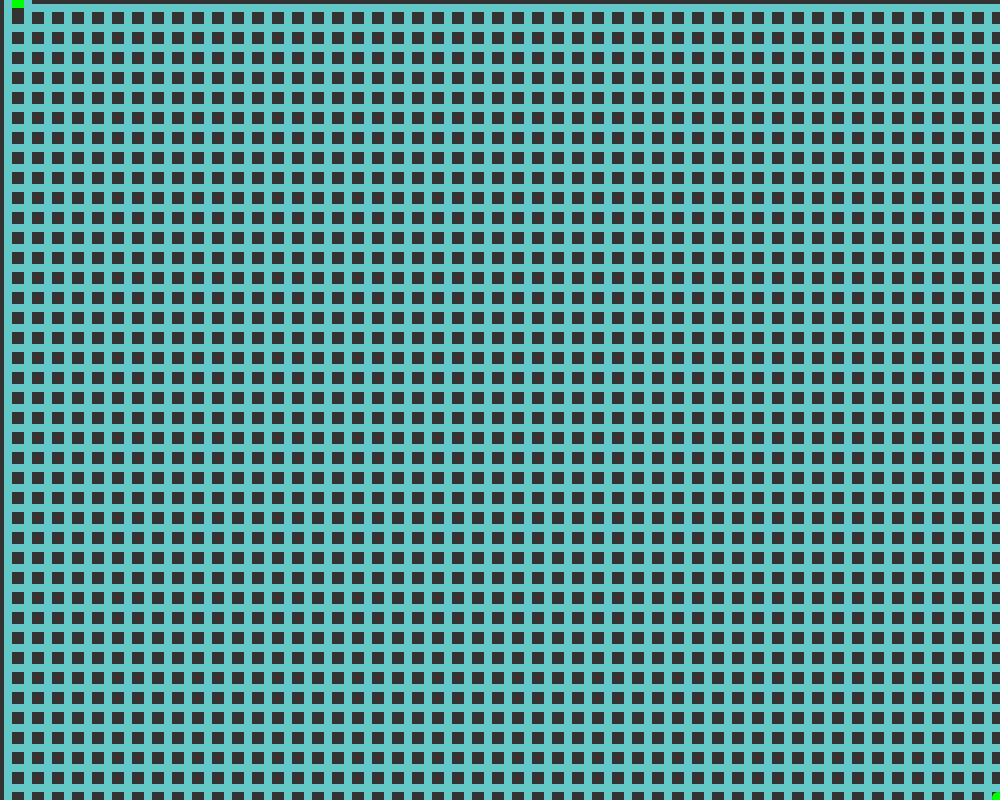
Frame 1 (no input)
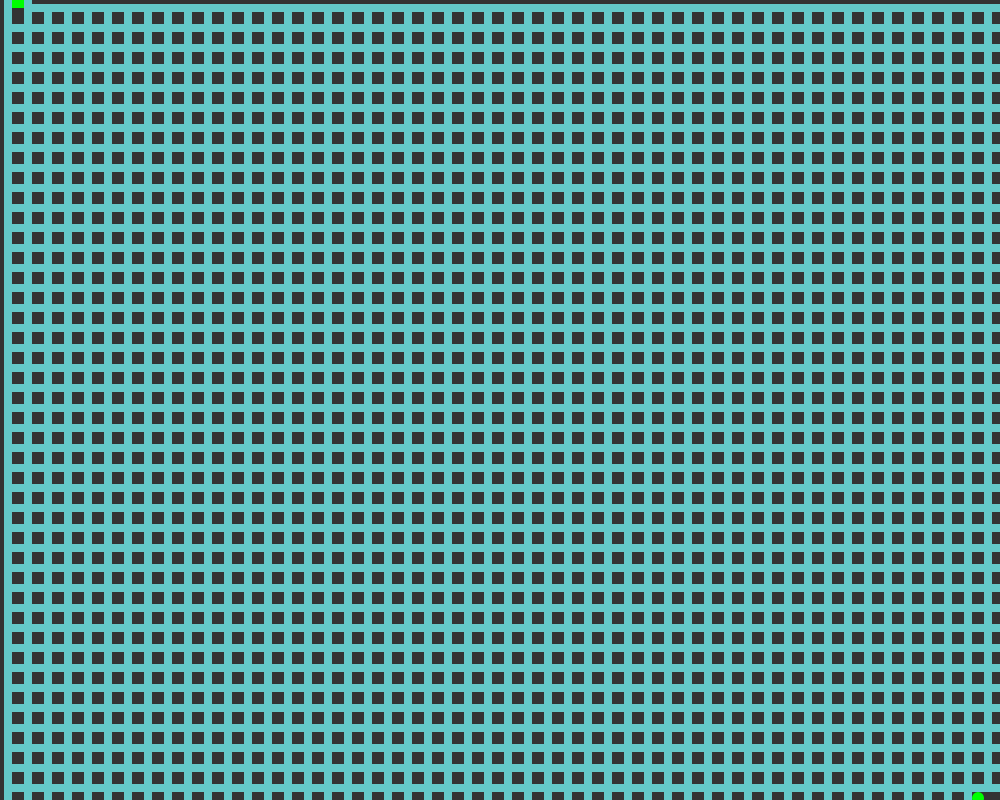
Frame 2 (the mouse pressed at the canvas centre, redrawn once)

The p5.js sketch that drew these frames (run headless with seeded random() and noise() and a simulated clock; the mouse was pressed at the canvas centre and the sketch redrawn once):

// p5.js sketch
// ── sketch.js
let cols, rows;
let grid = [];
let current;
let startIndex;
let w = 20;
let weight = 8;
let canvasWidth;
let canvasHeight;
let stack = [];
let start;
let button;
let timer, mins, secs;
let running = false;
let end = false;

function setup() {
	canvasWidth = floor(windowWidth - 200);
	canvasHeight = floor(windowHeight - 200);
	createCanvas(canvasWidth, canvasHeight);
	cols = floor(canvasWidth / w);
	rows = floor(canvasHeight / w);

	for (let j = 0; j < rows; j++) {
		for (let i = 0; i < cols; i++) {
			let cell = new Cell(i, j);
			grid.push(cell);
		}
	}

	startIndex = grid.length - 1;
	current = grid[startIndex];
	grid[0].walls[0] = false;
	grid[startIndex].walls[2] = false;

	secs = 0;
	mins = 0;

	drawStart();
	drawButton();
	drawTimer();
	noLoop();
}

function draw() {

	if (frameCount % 60 === 0) {
		incrementTime();
	}
	translate(weight, weight);
	background(51);
	grid.forEach(cell => cell.show());

	current.visited = true;
	current.highlight();
	let next = current.checkNeighbors();
	if (next) {
		next.visited = true;
		stack.push(current);
		removeWalls(current, next);
		current = next;
	} else if (stack.length > 0) {
		current = stack.pop();
	}
	if (end) {
		noLoop();
	}
	if (stack.length === 0) {
		end = true;
	}
}

function drawStart() {
	let cx = canvas.offsetLeft;
	let cy = canvas.offsetTop;
	start = createDiv("");
	start.position(cx + weight/2, cy - w);
	start.style('background', 'rgb(0,255,0');
	start.style('border-style', 'solid solid none solid')
  start.style('border-width', `${weight}px`);
  start.style('border-color', 'rgb(100, 200, 200)');
	start.size(w - weight, w);
}

function drawButton() {
	let cx = canvas.offsetLeft;
	let cy = canvas.offsetTop;
	button = createButton('START');
	button.position(cx/2 + canvasWidth/2 + button.width/2, cy - weight*4);
	button.mousePressed(handleStart);
}

function drawTimer() {
	let cx = canvas.offsetLeft;
	let cy = canvas.offsetTop + canvas.offsetHeight;
	timer = createDiv(`${getTimeUnits(mins)} : ${getTimeUnits(secs)}`);
	timer.position(cx/2 + canvasWidth/2 + timer/2, cy + weight*4);
	timer.style('font-size', '36px');
	timer.style('color', 'white');
}

function getTimeUnits(unit) {
	return unit < 10 ? `0${unit}` : unit;
}

function incrementTime() {
	if (secs < 60) {
		secs++;
	} else if (secs >= 60) {
		secs = 0;
		mins++;
	}
	timer.hide();
	drawTimer();
}

function handleStart() {
	if (!running) {
		loop();
	}
	running = true;
}
 
function removeWalls(a, b) {
	let x = a.i - b.i;
	if (x === 1) {
		a.walls[3] = false;
		b.walls[1] = false;
	} else if (x === -1) {
		a.walls[1] = false;
		b.walls[3] = false;
	}

	let y = a.j - b.j;
	if (y === 1) {
		a.walls[0] = false;
		b.walls[2] = false;
	} else if (y === -1) {
		a.walls[2] = false;
		b.walls[0] = false;
	}
}

function windowResized() {
	start.hide();
	drawStart();
}

class Cell {
	constructor(i, j) {
		this.i = i;
		this.j = j;
		this.walls = [true, true, true, true];
		this.visited = false;
	}

	show() {
		let x = this.i * w;
		let y = this.j * w;
		stroke(100, 200, 200, 255);
		noFill();
		strokeWeight(weight);
		if (this.walls[0]) {
			line(x, y, x+w, y);
		}
		if (this.walls[1]) {
			line(x+w, y, x+w, y+w);
		}
		if (this.walls[2]) {
			line(x+w, y+w, x, y+w);
		}
		if (this.walls[3]) {
			line(x, y+w, x, y);
		}

		if (this.visited) {
			fill(51);
			noStroke();
			rect(x+weight/2, y+weight/2, w-weight, w-weight);
		}
	}

	highlight() {
		let x = this.i * w;
		let y = this.j * w;
		noStroke();
		fill(0, 255, 0, 255);
		ellipse(x + w/2, y + w/2, w - weight);
	}

	index(i, j) {
		if (i < 0 || j < 0 || i > cols - 1 || j > rows - 1) {
			return -1;
		}

		return i + j * cols;
	}

	checkNeighbors() {
		let neighbors = [
			grid[this.index(this.i, this.j-1)],
			grid[this.index(this.i+1, this.j)],
			grid[this.index(this.i, this.j+1)],
			grid[this.index(this.i-1, this.j)]
		];

		let possibles = neighbors.filter(index => index !== undefined && index.visited !== true);

		if (possibles.length > 0) {
			return random(possibles);
		} else {
			return undefined;
		}
	}
}
